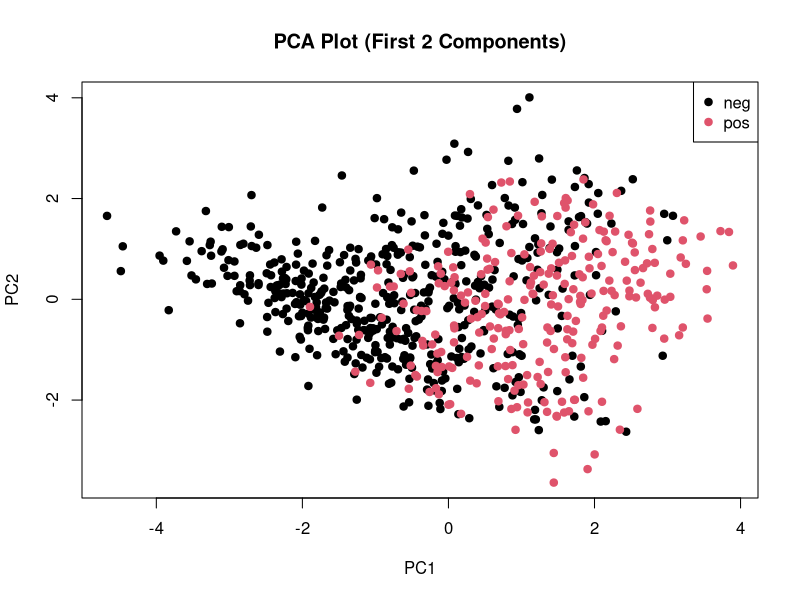
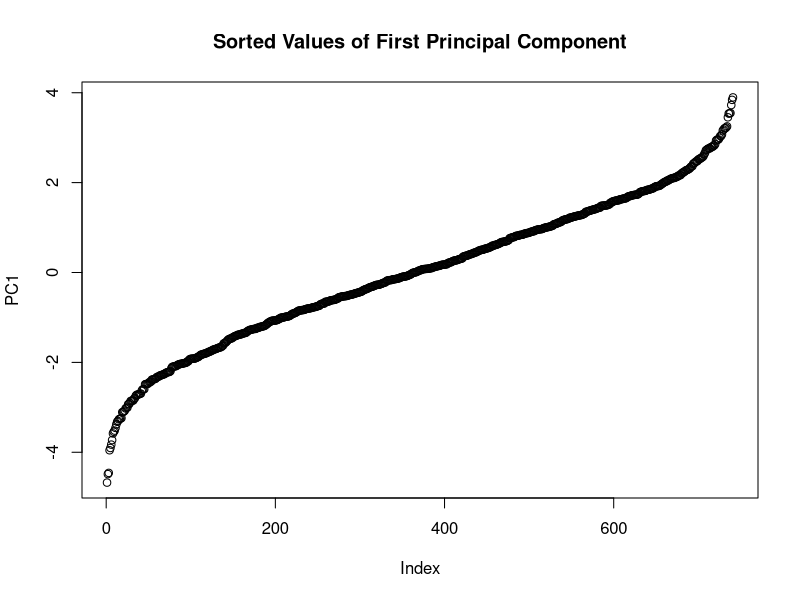
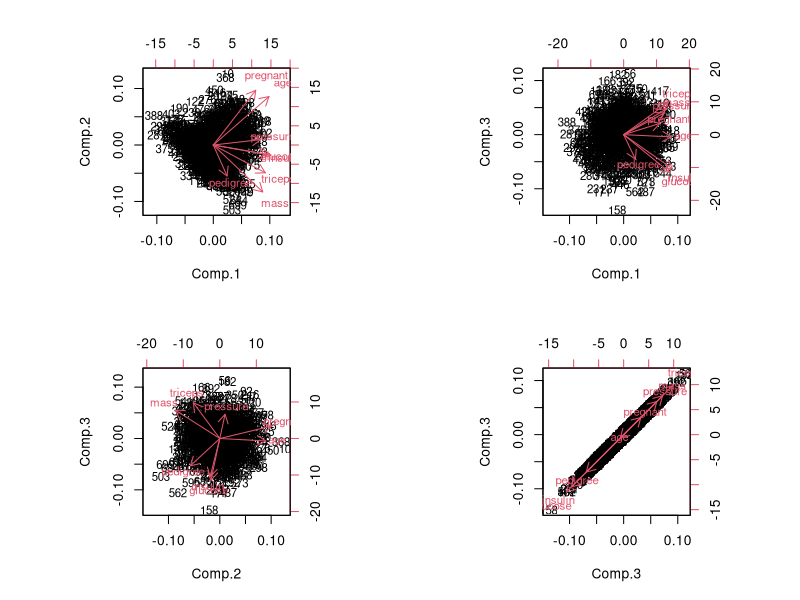
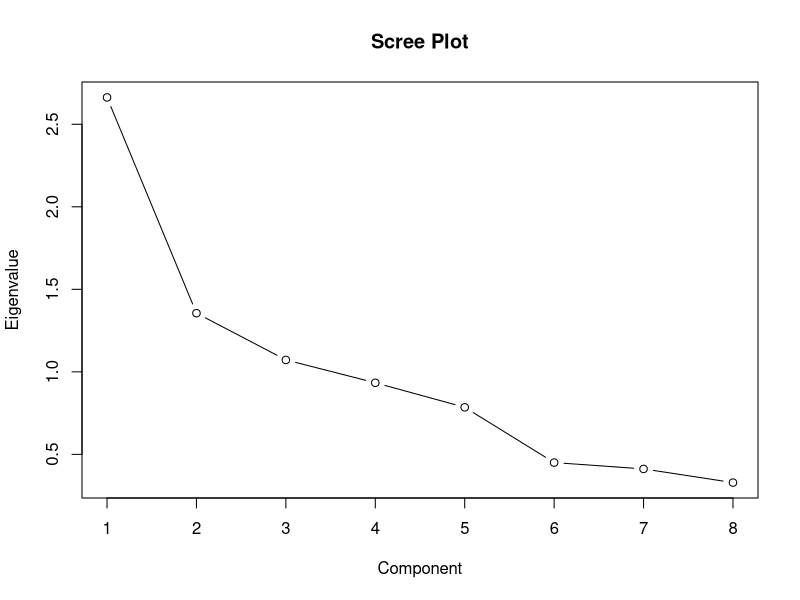
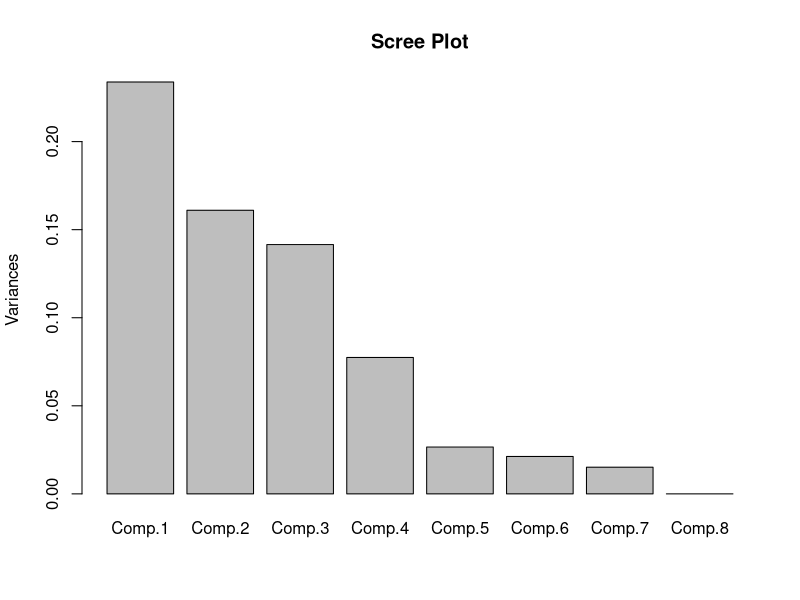
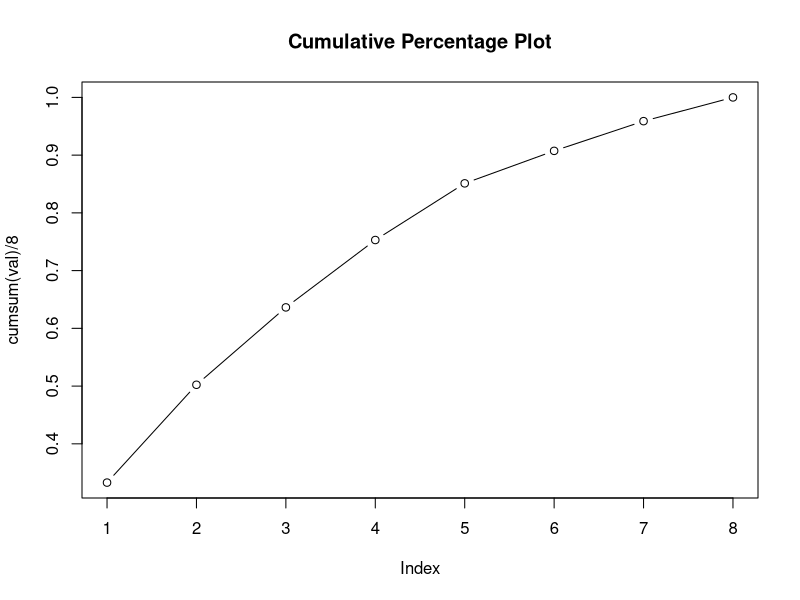

These charts were generated, in order, by the following R code:
## ---- chunk 1
knitr::opts_chunk$set(echo = TRUE)
## ---- chunk 2
library(mlbench)
library(psych)
library(MASS)

df <- read.csv("df_EDA.csv")
head(df)
## ---- chunk 3
df_features <- df[, 1:8]
head(df_features)
## ---- chunk 4
ev <- eigen(cov(df_features))$values
eve <- eigen(cov(df_features))$vectors
print(ev)
print(eve)
## ---- chunk 5
df$diabetes <- as.factor(df$diabetes)

# First 2 components manually
l1 <- t(eve[, 1]) %*% t(df_features)
l2 <- t(eve[, 2]) %*% t(df_features)

# Plot of first 2 Components
plot(-l1[1, ], l2[1, ], 
     main = "PCA Plot (First 2 Components)", xlab = "PC1", ylab = "PC2",
     col = as.numeric(df$diabetes), pch = 19)
legend("topright", legend = levels(df$diabetes), col = 1:length(levels(df$diabetes)), pch = 19)
## ---- chunk 6
# Plot of sorted first component 
plot(sort(-l1[1, ]), 
     main = "Sorted Values of First Principal Component", ylab = "PC1")
## ---- chunk 7
S <- cor(df_features)
S
## ---- chunk 8
val <- eigen(S)$values
vec <- eigen(S)$vectors
print(val)
print(vec)
## ---- chunk 9
par(mfrow = c(1, 2))
png("fig/scree-plot.png", width = 800, height = 600)
plot(val, type = "b",
     main = "Scree Plot", xlab = "Component", ylab = "Eigenvalue")
screeplot(princomp(S), main = "Scree Plot")
dev.off()
## ---- chunk 10
cumsum(val)/8
par(mfrow=c(1,1))
png("fig/cumulative_percentage_plot.png", width = 800, height = 600)
plot(cumsum(val)/8, type="b", main="Cumulative Percentage Plot")
dev.off()
## ---- chunk 11
PCA <- princomp(df_features, cor=TRUE, scores=TRUE)
df_PCA <- as.data.frame(PCA$scores)
PCA

loadings(PCA)
summary(PCA)
## ---- chunk 12
# df_PCA <- as.data.frame(PCA$scores)
## ---- chunk 13
# Save PCA-transformed data to CSV
write.csv(df_PCA, "df_PCA.csv", row.names = FALSE)
## ---- chunk 14
par(mfrow=c(2,2))
biplot(PCA,choices=c(1,2))
biplot(PCA,choices=c(1,3))
biplot(PCA,choices=c(2,3))
biplot(PCA,choices=c(3,3))
